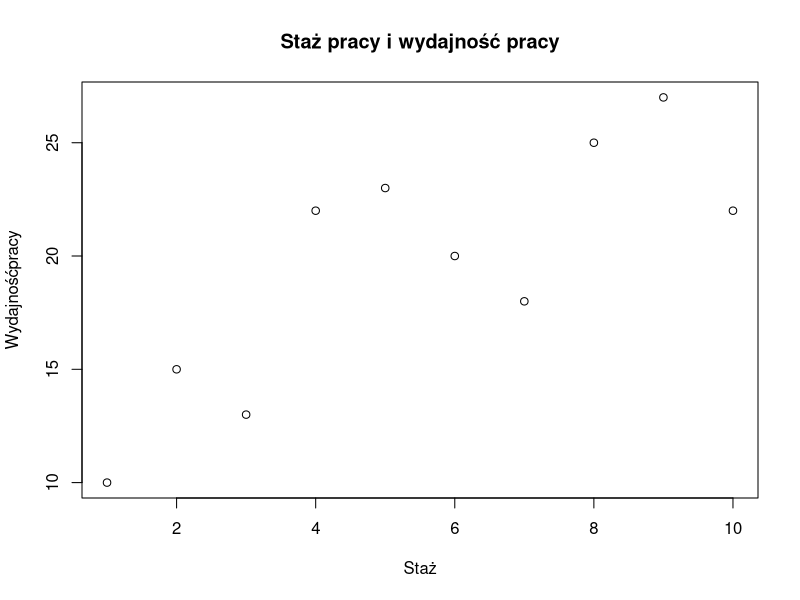
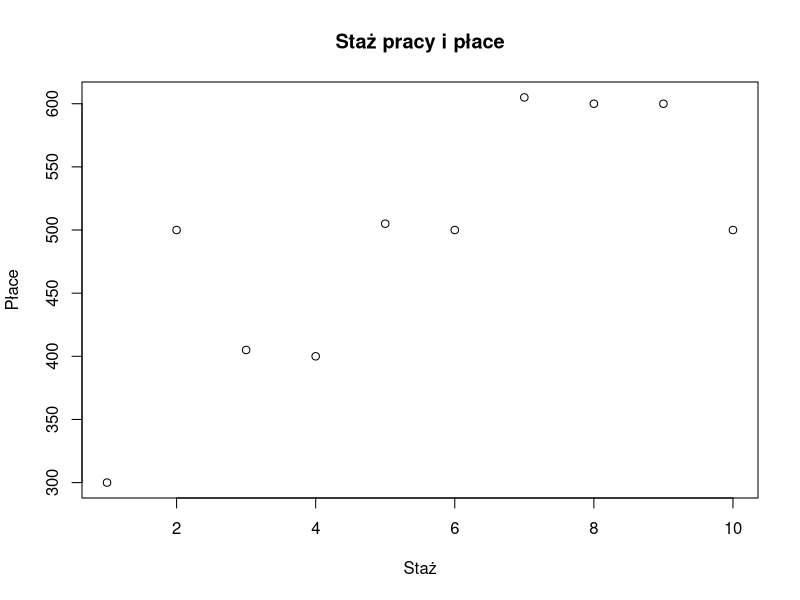

These charts were generated, in order, by the following R code:
## ---- chunk 1
install.packages('expm')
library(expm)
## ---- chunk 2
A<-matrix(c(1,2,-1,0,3,-2,4,5,2,6,5,-3,0,1,5,-4), nrow=4,ncol=4,byrow=TRUE)
B<-matrix(c(3,4,2,1,6,0,-1,1), nrow = 4, ncol=2, byrow=FALSE)

wyznacznikA<-det(A)
A%*%B
t(B)
solve(A)
A%*%A%*%A
A%^%3

## ---- chunk 3
A<-matrix(c(3,-3,-2,1,2,6,-2,1,3), nrow=3,ncol=3)
B<-matrix(c(1,0,2,2,-2,-1), nrow = 2, ncol=3)
C<-matrix(c(1,3,2,4), ncol=2,nrow=2)

A%*%(t(B))
t(C)
solve(C)
(solve(A)%*%t(B))%*%(C%*%C)
## ---- chunk 4
A<-matrix(c(2,1,3,4),nrow=2,ncol=2)
I<-matrix(c(1,0,0,1),nrow=2,ncol=2)
(A%*%A-6*A+4*I)
## ---- chunk 5
A<-matrix(c(1,-1,5,2,1,-4),nrow=2,ncol=3,byrow=TRUE)
B<-matrix(c(-2,-1,2,3,1,4),nrow=2,ncol=3,byrow=TRUE)
C<-matrix(c(0,-3,9,3,18,-6),nrow=2,ncol=3,byrow=TRUE)

A+B
A-B
2*A+3*B
t(A)-4*t(B)
t(A+B)%*%C

## ---- chunk 6
A<-matrix(rep(0,20), nrow=5, ncol=4)
matrix(0,5,4)
w1<-w2<-w3<-w4<-w5<-c(rep(0,4))
rbind(w1,w2,w3,w4,w5)

k1<-k2<-k3<-k4<-c(rep(0,5))
cbind(k1,k2,k3,k4)
## ---- chunk 7
A<-matrix(1:9,nrow=3,ncol=3, byrow=TRUE)
nrow(A)
ncol(A)
sum(A)
rowSums(A)
colSums(A)
colMeans(A)
rowMeans(A)
A[1,1]+A[3,2]
A[,2]
A[1,]
## ---- chunk 8
diag(3)
matrix(c(1, rep(c(0,0,0,1),2)),nrow=3,ncol=3)
matrix(c(1,0,0,0,1,0,0,0,1), 3)
## ---- chunk 9
x<-matrix(c(1:10),10,1)
y<-matrix(c(10, 15, 13, 22, 23, 20, 18, 25, 27, 22),10,1)

plot(x, y, 
     xlab = "Staż", ylab = "Wydajnośćpracy",
     main = "Staż pracy i wydajność pracy")

cor(x, y)

X<-cbind(x, rep(1,10))
parametry<-solve(t(X)%*%X)%*%(t(X)%*%y)
lm(y~x)
## ---- chunk 10
staz<-matrix(c(1:10),10,1)
place<-matrix(c(300, 500, 405, 400, 505, 500, 605 ,600 ,600 ,500),10,1)

plot(staz, place, 
     xlab = "Staż", ylab = "Płace",
     main = "Staż pracy i płace")

cor(staz, place)

X<-cbind(staz,rep(1,10))

parametry<-solve(t(X)%*%X)%*%(t(X)%*%place)
lm(place~staz)
## ---- chunk 11
y<-matrix(c(4,12,16,20,28),10,1)
x1<-matrix(c(8,8,12,16,16),10,1)
x2<-matrix(c(4,4,8,12,12),10,1)

cor(y,x1)
cor(y,x2)
cor(x1,x2) #skorelowane
X<- cbind(x1,x2,rep(1,5))
det(t(X)%*%X)
#nie jesteśmy w stanie obliczyc parametrów funkcji regresji, ponieważ zmienne objaśniające są powiązane zależnością liniową przez co macierz t(X)%*%X jest osobliwa i nie można jej odwrócić 
